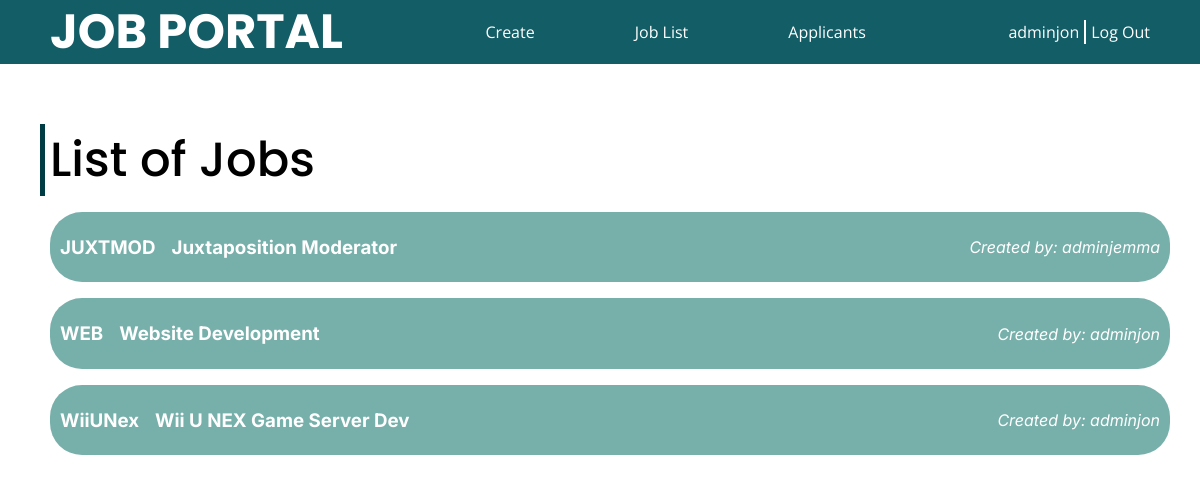
The app's page /joblist/ (signed in), older data.
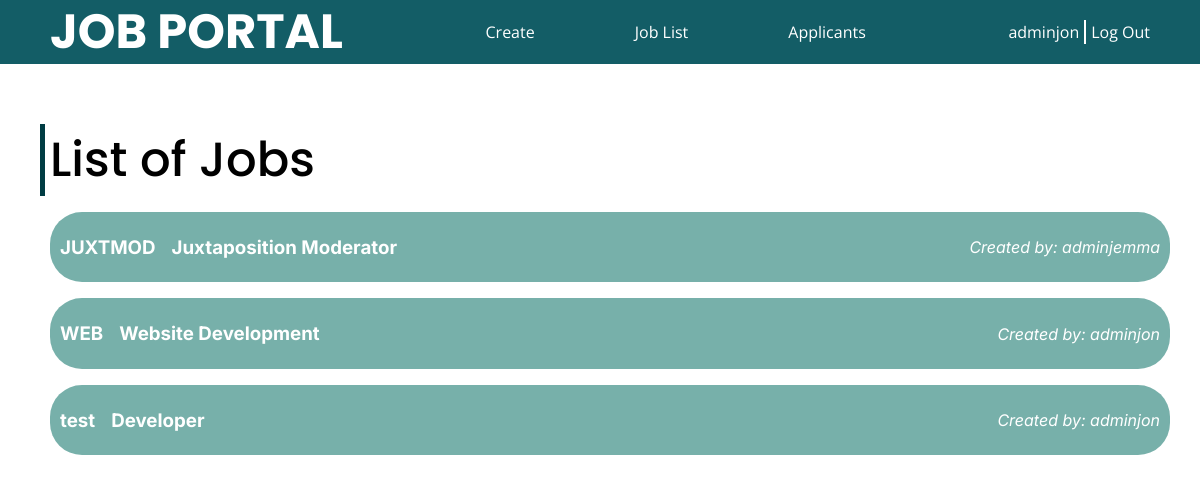
The same page, newer data.
### jobs/models.py (models this page shows)
class Job(models.Model):
    id = models.CharField(max_length=10, primary_key=True)
    name = models.CharField(max_length=255)
    status = models.BooleanField(default=False)
    xp = models.PositiveIntegerField(default=0)
    des = models.TextField()
    salary = models.PositiveIntegerField(default=0)
    admin = models.CharField(max_length=255)
    company = models.CharField(max_length=255)

### jobs/views.py (the view)
# urls.py: path('joblist/', views.joblist, name='joblist'),
@login_required(login_url='/login/')
def joblist(request):
    user = request.user
    if not isadmin(user.account_type):
        template = loader.get_template('401.html')
        return HttpResponse(template.render(), status=401)
    jobsobjects = Job.objects.filter(company=user.company).order_by('id')
    prameters = {
        'jobs': jobsobjects,
        'username': user.username,
    }
    template = loader.get_template('list_jobs.html')
    return HttpResponse(template.render(prameters, request))

### jobs/views.py (called while the page is built)
def isadmin(type):
    return type

### jobs/templates/list_jobs.html (shortened to what this page needs)
<!DOCTYPE html>
<html>
  <head>
    {% load static %}
    <link rel="stylesheet" href="{% static 'css/root.css' %}" />
    <link rel="stylesheet" href="{% static 'css/admin/list_jobs.css' %}">
  </head>
  <body>
    <nav>
      <h2>JOB PORTAL</h2>
      <ul class="quick-links">
        <li><a href="/jobs/add/">Create</a></li>
        <li><a href="/joblist/">Job List</a></li>
        <li><a href="/jobs/applicants">Applicants</a></li>
      </ul>
      <div class="user">
        <a href="/home/" id="username">{{username}}</a>
        <div class="split"></div>
        <a href="/logout/" id='logout'>Log Out</a>
      </div>
    </nav>
    <div class="container">
      <h2>List of Jobs</h2>
      <div class="list" id="jobs">
        {% for x in jobs%}
        <a href="/jobs/details/{{ x.id }}">
          <div class="job">
            <div class="info">
              <h3 class="jobid">{{ x.id }}</h3>
              <h3 class="jobname">{{ x.name }}</h3>
            </div>
            <p class="status">Created by: {{ x.admin }}</p>
          </div>
        </a>
        {% endfor %}
      </div>
    </div>
  </body>
</html>

Row changes from the older to the newer data that the page shows:
removed Job: id "WiiUNex", name "Wii U NEX Game Server Dev", admin "adminjon"
added Job: id "test", name "Developer", admin "adminjon"
